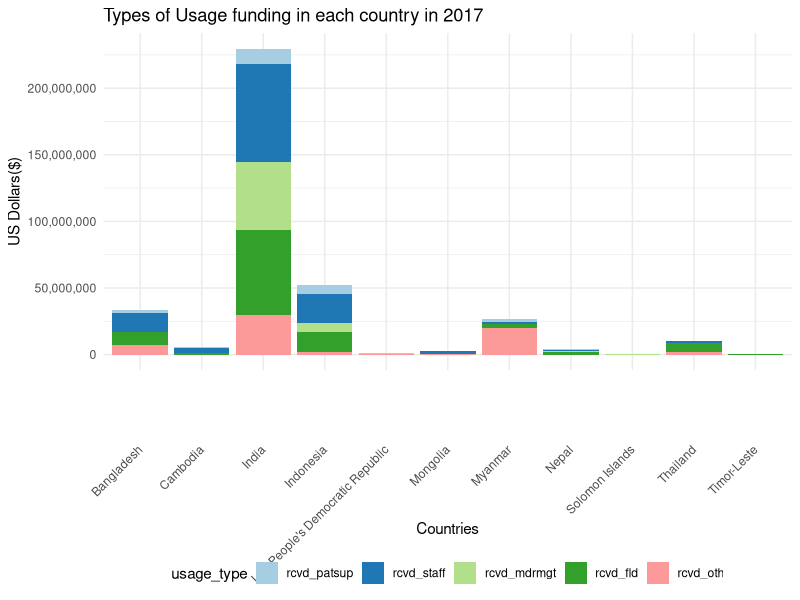
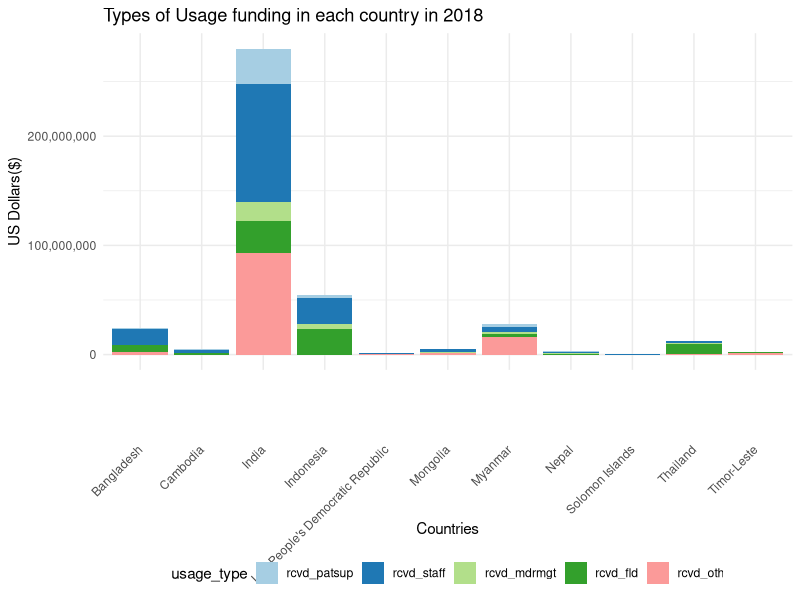
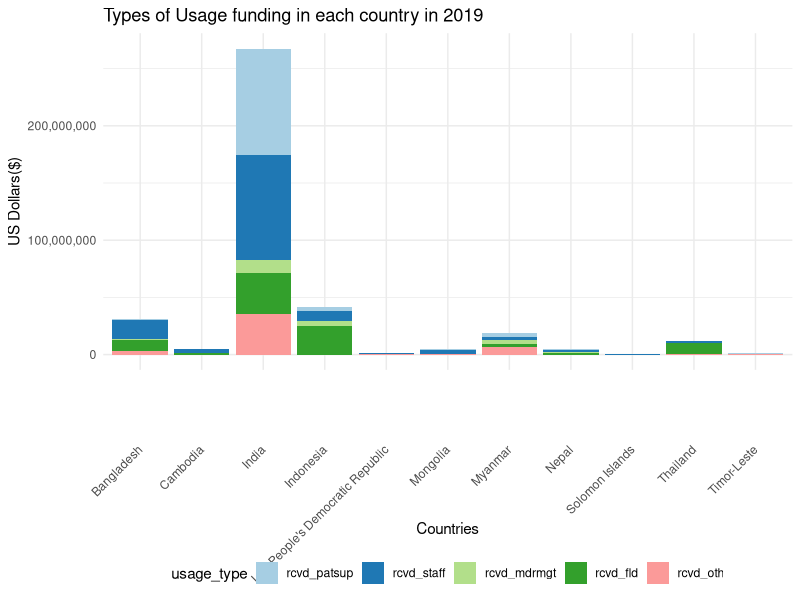
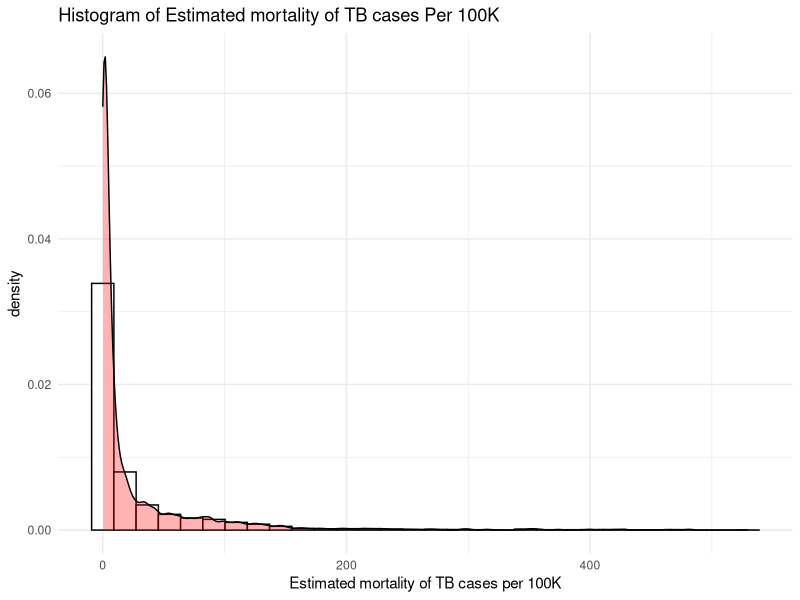
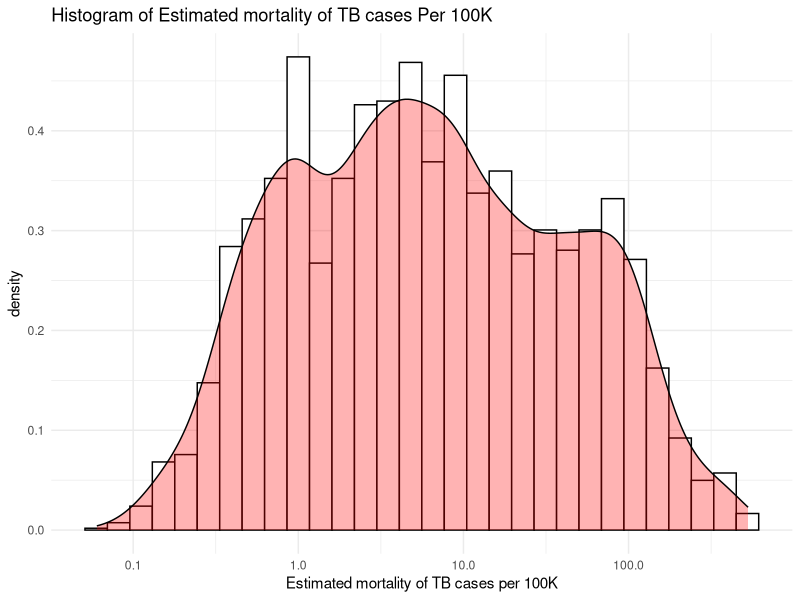

The R source for these figures, in order:
## ---- chunk 1
library(tidyverse)
library(dplyr)
library(ggplot2)
library(reshape2)
knitr::opts_chunk$set(
  fig.width = 6,
  fig.asp = .6,
  out.width = "90%"
)
theme_set(theme_minimal() + theme(legend.position = "bottom"))
options(
  ggplot2.continuous.colour = "viridis",
  ggplot2.continuous.fill = "viridis"
)
scale_colour_discrete = scale_color_viridis_d
scale_fill_discrete = scale_fill_viridis_d
## ---- chunk 2
TB_usage = read.csv("./data/TB_expenditure_utilisation.csv")
## ---- chunk 3
table(TB_usage$g_whoregion) #We will use WPR(Western Pacific) , SEA(South East Asia)
TB_usage = TB_usage %>%
  select(
    country, year, g_whoregion,
    rcvd_fld,rcvd_lab, rcvd_mdrmgt, rcvd_orsrvy, rcvd_oth, rcvd_patsup, 
    rcvd_prog, rcvd_sld, rcvd_staff, rcvd_tbhiv, rcvd_tpt
  ) %>%
  filter(
    g_whoregion == "WPR" | g_whoregion == "SEA"
  ) %>%
  select(-g_whoregion)

colSums(is.na(TB_usage)) #remove rcvd_tpt because there are many NAs.

TB_usage = TB_usage %>% 
  select(-rcvd_tpt) 

colSums(is.na(TB_usage))

TB_usage = TB_usage %>%
  na.omit(rcvd_fld)

TB_usage = TB_usage[TB_usage$country %in% names(which(table(TB_usage$country) > 2)), ] 
#remove the data that doesn't have 2017,2018,2019
## ---- chunk 4
unique(TB_usage$country)
colSums(TB_usage == 0)

TB_usage %>%
  select(-country, -year) %>%
  colMeans() %>%
  order() 
#top 5 usage type of fundings are: rcvd_patsup, rcvd_staff, rcvd_mdrmgt, rcvd_fld, rcvd_oth

usage_2017_top5 = TB_usage %>% 
  filter(year == "2017") %>%
  select(country, rcvd_patsup, rcvd_staff, rcvd_mdrmgt, rcvd_fld, rcvd_oth) %>%
  melt(id.vars = 'country', variable.name = 'usage_type')

usage_2018_top5 = TB_usage %>% 
  filter(year == "2018") %>%
  select(country, rcvd_patsup, rcvd_staff, rcvd_mdrmgt, rcvd_fld, rcvd_oth) %>%
  melt(id.vars = 'country', variable.name = 'usage_type')

usage_2019_top5 = TB_usage %>% 
  filter(year == "2019") %>%
  select(country, rcvd_patsup, rcvd_staff, rcvd_mdrmgt, rcvd_fld, rcvd_oth) %>%
  melt(id.vars = 'country', variable.name = 'usage_type')
## ---- chunk 5
ggplot(data = usage_2017_top5, aes(x = country, y = value, fill = usage_type)) +
  geom_bar(stat = "identity") +
  scale_fill_brewer(palette = "Paired") +
 labs(x = "Countries", title = "Types of Usage funding in each country in 2017") +
  scale_y_continuous(name = "US Dollars($)", labels = scales::comma) +
  theme(axis.text.x = element_text(angle = 45, vjust = 0.5, hjust = 1))
## ---- chunk 6
ggplot(data = usage_2018_top5, aes(x = country, y = value, fill = usage_type)) +
  geom_bar(stat = "identity") +
  scale_fill_brewer(palette = "Paired") +
 labs(x = "Countries", title = "Types of Usage funding in each country in 2018") +
  scale_y_continuous(name = "US Dollars($)", labels = scales::comma) +
  theme(axis.text.x = element_text(angle = 45, vjust = 0.5, hjust = 1))
## ---- chunk 7
ggplot(data = usage_2019_top5, aes(x = country, y = value, fill = usage_type)) +
  geom_bar(stat = "identity") +
  scale_fill_brewer(palette = "Paired") +
 labs(x = "Countries", title = "Types of Usage funding in each country in 2019") +
  scale_y_continuous(name = "US Dollars($)", labels = scales::comma) +
  theme(axis.text.x = element_text(angle = 45, vjust = 0.5, hjust = 1))
## ---- chunk 8

## ---- chunk 9
TB_burden = read.csv("./data/TB_burden_countries.csv")

TB_burden = TB_burden %>%
  mutate(
    e_mort_pro = as.numeric(e_mort_num)/as.numeric(e_pop_num),
    e_mort_pro_100k = as.numeric(e_mort_num)/as.numeric(e_pop_num) * 100000
  )
## ---- chunk 10
TB_burden %>%
  ggplot(aes(x = e_mort_pro_100k)) + 
  geom_histogram(aes(y = ..density..), colour = "black", fill = "white") +
  geom_density(alpha = 0.3, fill = "red") +
  labs(x = "Estimated mortality of TB cases per 100K", title = "Histogram of Estimated mortality of TB cases Per 100K")
## ---- chunk 11
TB_burden %>%
  ggplot(aes(x = e_mort_pro_100k)) + 
  geom_histogram(aes(y = ..density..), colour = "black", fill = "white") +
  geom_density(alpha = 0.3, fill = "red") +
  labs(x = "Estimated mortality of TB cases per 100K", title = "Histogram of Estimated mortality of TB cases Per 100K") +
  scale_x_log10()
## ---- chunk 12
df1 = TB_burden %>% 
  select(year, e_inc_num, e_pop_num, e_mort_pro_100k, e_mort_pro )

df2 = TB_usage %>%
  select(year, rcvd_patsup,  rcvd_staff,  rcvd_mdrmgt, rcvd_fld, rcvd_oth )
  
TB_regression = merge(df1, df2, by=c("year")) %>%
  na.omit()

lm_model = lm(e_mort_pro ~ year + e_inc_num + e_pop_num, data = TB_regression)
summary(lm_model)
